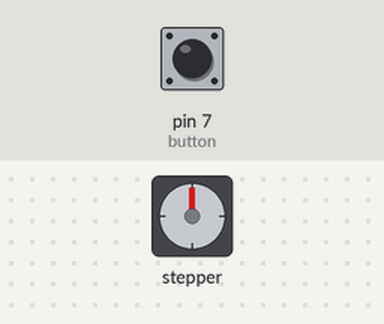
This sketch was run on a simulated Arduino Uno, built with avr-gcc and run on an emulated ATmega328P. On the bench: stepper motor. Wiring (inferred from the names in the program): stepper motor driver (200 steps per turn assumed): step pin 10; direction pin 9. Inputs (shaded band) come from the test bench; at power-on: pin 7 (button) HIGH.

Above: at 1.2 s.
1.3 s: pin 7 (button) pulled LOW for 0.15 s
At 2.1 s:
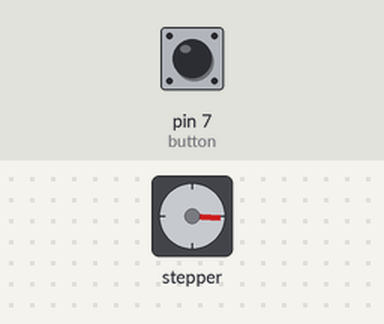
2.9 s: pin 7 (button) pulled LOW for 1 s
At 4.5 s:
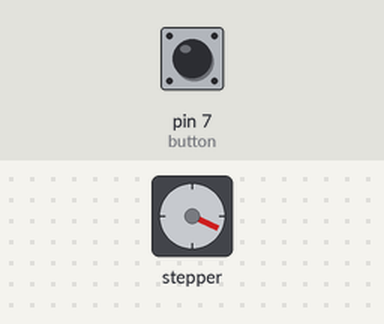
5.4 s: pin 7 (button) pulled LOW for 0.15 s
At 6.4 s:
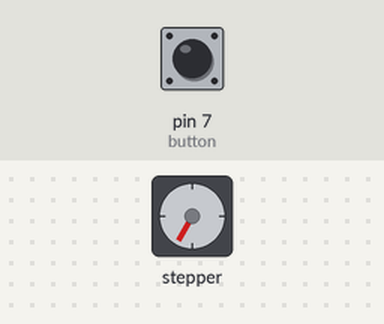
7.0 s: pin 7 (button) pulled LOW for 3.2 s
At 8.8 s:
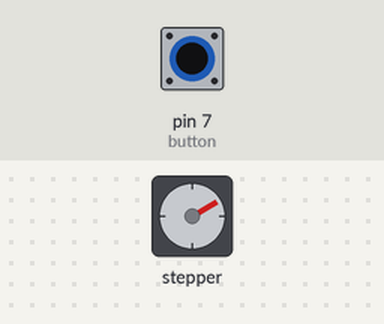
11.7 s: pin 7 (button) pulled LOW for 1 s
At 13.6 s:
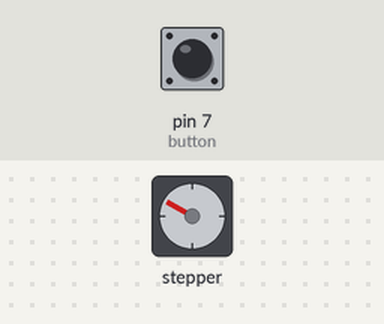
14.2 s: pin 7 (button) pulled LOW for 0.15 s
At 15.5 s:
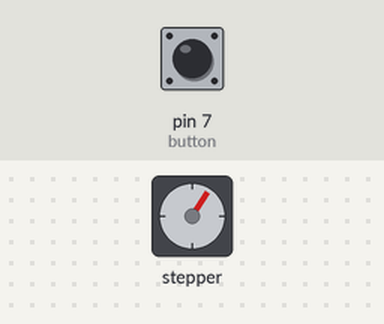
Timing chart, 0 to 16.8 s (numbered marks = the images above; inputs shaded):
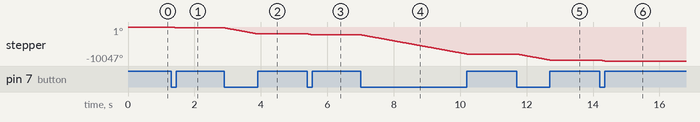

The sketch:

stepper_motor2.ino
```cpp
/*Example sketch to control a stepper motor with A4988/DRV8825 stepper motor driver and Arduino without a library. More info: https://www.makerguides.com */

// Define stepper motor connections and steps per revolution:
#define dirPin 9
#define stepPin 10
#define stepsPerRevolution 200

int button = 7;

void setup() {
  // Declare pins as output:
  pinMode(button, INPUT);
  pinMode(stepPin, OUTPUT);
  pinMode(dirPin, OUTPUT);
}

void loop() {
  // Set the spinning direction clockwise:
  digitalWrite(dirPin, LOW);

  // Spin the stepper motor 1 revolution slowly:
  for (int i = 0; i < 20*stepsPerRevolution; i++) {
    int data = digitalRead(button);
      if(data == LOW){
        digitalWrite(stepPin, HIGH);
        delayMicroseconds(500);
        digitalWrite(stepPin, LOW);
        delayMicroseconds(500);
      }
      else{
        digitalWrite(stepPin, LOW);
        delayMicroseconds(500);
        digitalWrite(stepPin, LOW);
        delayMicroseconds(500);
      }
  }


}
```

Measured:
- after the input at 1.3 s, stepper: turns 266° counter-clockwise in 0.15 s, starting at once
- after the input at 2.9 s, stepper: turns 1778° counter-clockwise in 1.0 s, starting at once
- after the input at 5.4 s, stepper: turns 267° counter-clockwise in 0.15 s, starting at once
- after the input at 7.0 s, stepper: turns 5691° counter-clockwise in 3.2 s, starting at once
- after the input at 11.7 s, stepper: turns 1779° counter-clockwise in 1.0 s, starting at once
- after the input at 14.2 s, stepper: turns 266° counter-clockwise in 0.15 s, starting at once
